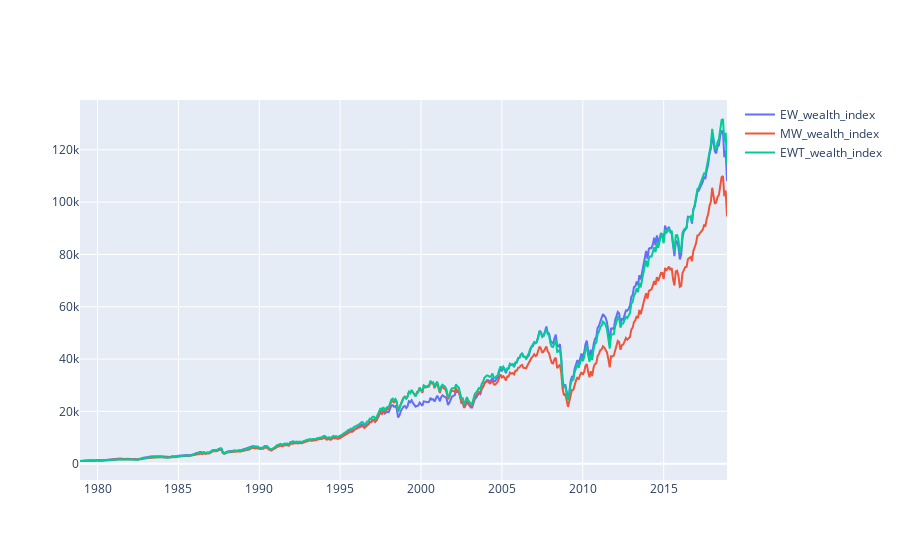

Notebook cell for this chart:
### Markdown cell above
PLOT INDEX AND DISPLAY RISK INFO

### Code cell
data=[go.Scatter(x=btr_wealth_index.index.to_timestamp(),
                 y=btr_wealth_index[str],
                 name=str) for str in btr_wealth_index.columns]
pyo.iplot(data)

### Figure 1 — Plotly figure (JSON) as saved in the notebook; plotly's stock layout.template omitted (floating-point values rounded to 4 significant figures; data arrays with more than 128 entries replaced by an {"elided": "..."} marker saying what was removed)
{"data": [{"name": "EW_wealth_index", "type": "scatter", "x": {"elided": "481 str values"}, "y": {"elided": "481 float values"}}, {"name": "MW_wealth_index", "type": "scatter", "x": {"elided": "481 str values"}, "y": {"elided": "481 float values"}}, {"name": "EWT_wealth_index", "type": "scatter", "x": {"elided": "481 str values"}, "y": {"elided": "481 float values"}}], "layout": {}}
